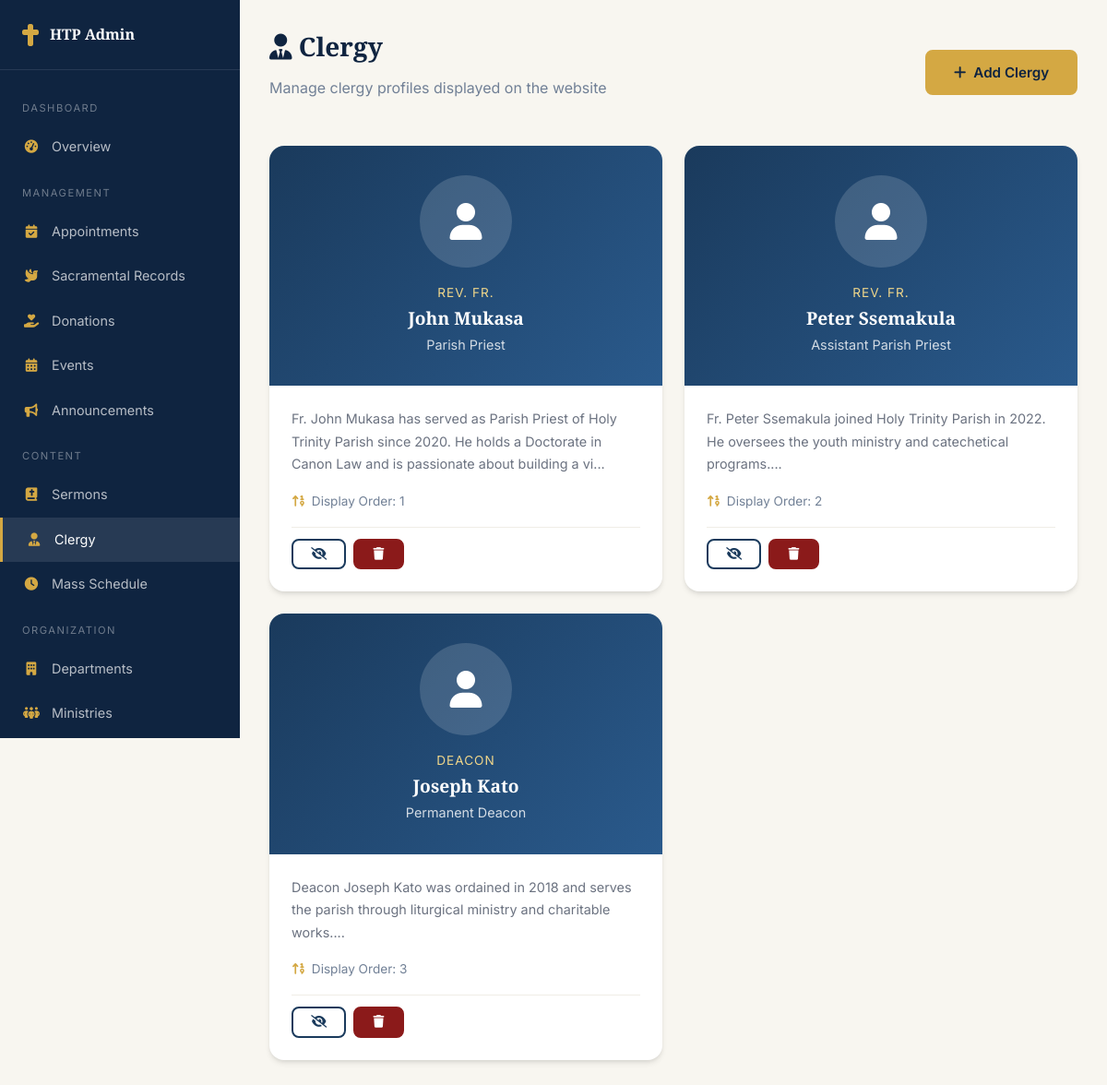
The app's page /admin/clergy.php (signed in), older data.
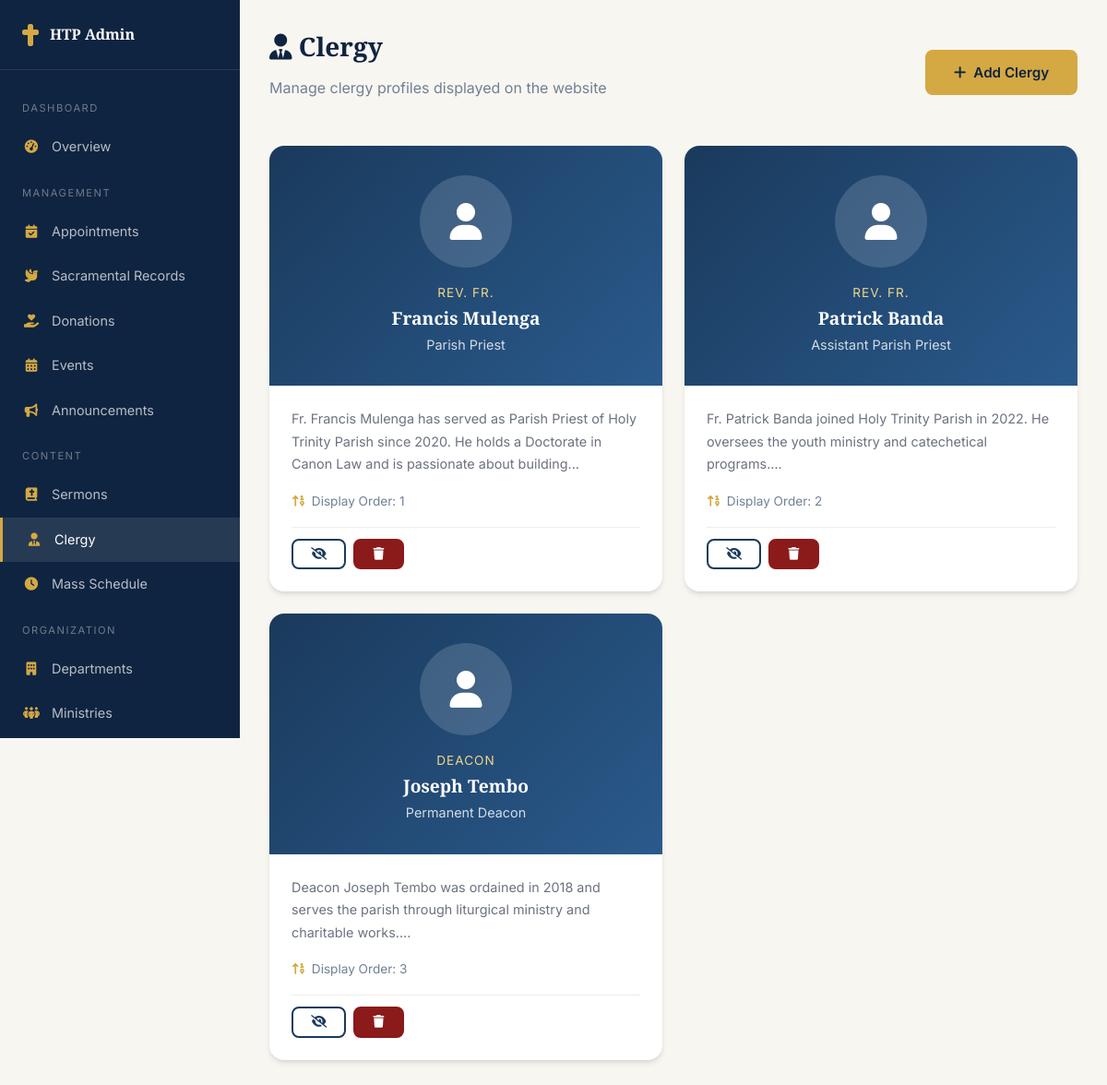
The same page, newer data.
### tables this page shows
CREATE TABLE clergy (
    id INT AUTO_INCREMENT PRIMARY KEY,
    user_id INT,
    title VARCHAR(50) NOT NULL,
    full_name VARCHAR(200) NOT NULL,
    position VARCHAR(150) NOT NULL,
    bio TEXT,
    photo VARCHAR(255),
    ordination_date DATE,
    appointment_date DATE,
    is_active TINYINT(1) DEFAULT 1,
    display_order INT DEFAULT 0,
    created_at TIMESTAMP DEFAULT CURRENT_TIMESTAMP,
    FOREIGN KEY (user_id) REFERENCES users(id) ON DELETE SET NULL
);

### config/database.php (called while the page is built, shortened)
<?php
class Database {
    private static $instance = null;
    private $connection;
    private function __construct() {
        try {
            $dsn = "mysql:host=" . DB_HOST . ";dbname=" . DB_NAME . ";charset=" . DB_CHARSET;
            $this->connection = new PDO($dsn, DB_USER, DB_PASS, [
                PDO::ATTR_ERRMODE => PDO::ERRMODE_EXCEPTION,
                PDO::ATTR_DEFAULT_FETCH_MODE => PDO::FETCH_ASSOC,
                PDO::ATTR_EMULATE_PREPARES => false,
            ]);
        } catch (PDOException $e) {
            error_log("Database connection failed: " . $e->getMessage());
            die("Database connection failed. Please try again later.");
        }
    }
    public static function getInstance() {
        if (self::$instance === null) {
            self::$instance = new self();
        }
        return self::$instance;
    }
    public function query($sql, $params = []) {
        $stmt = $this->connection->prepare($sql);
        $stmt->execute($params);
        return $stmt;
    }
    public function fetchAll($sql, $params = []) {
        return $this->query($sql, $params)->fetchAll();
    }
}

### config/app.php (called while the page is built, shortened)
<?php
require_once APP_ROOT . '/config/database.php';
function sanitize($input) {
    return htmlspecialchars(trim($input), ENT_QUOTES, 'UTF-8');
}

### admin/clergy.php (the view, shortened to what the changed rows need)
<?php
require_once __DIR__ . '/../config/app.php';
$db = Database::getInstance();
$clergyList = $db->fetchAll("SELECT * FROM clergy ORDER BY display_order ASC, full_name ASC");
?>
<!DOCTYPE html>
<html lang="en">
<head>
    <link rel="stylesheet" href="https://cdnjs.cloudflare.com/ajax/libs/font-awesome/6.5.1/css/all.min.css">
    <link rel="stylesheet" href="/holy-trinity/assets/css/style.css">
</head>
<body>
    <div class="dashboard-layout">
        <div class="dashboard-main">
            <div class="dashboard-header">
                <div>
                    <h1><i class="fas fa-user-tie"></i> Clergy</h1>
                </div>
            </div>
            <div style="display:grid; grid-template-columns:repeat(auto-fit, minmax(300px, 1fr)); gap:1.5rem;">
                <?php foreach ($clergyList as $c): ?>
                <div class="card" style="<?= !$c['is_active'] ? 'opacity:0.6;' : '' ?>">
                    <div style="background:linear-gradient(135deg, var(--primary), var(--primary-light)); padding:2rem; text-align:center; color:var(--white); position:relative;">
                        <?php if ($c['photo']): ?>
                            <img src="/holy-trinity/uploads/clergy/<?= sanitize($c['photo']) ?>" alt="<?= sanitize($c['full_name']) ?>" style="width:100px; height:100px; border-radius:50%; object-fit:cover; border:3px solid var(--gold); margin:0 auto;">
                        <?php else: ?>
                            <div style="width:100px; height:100px; border-radius:50%; background:rgba(255,255,255,0.15); display:flex; align-items:center; justify-content:center; margin:0 auto; font-size:2.5rem;">
                                <i class="fas fa-user"></i>
                            </div>
                        <?php endif; ?>
                        <div style="margin-top:1rem;">
                            <div style="color:var(--gold-light); font-size:0.85rem; text-transform:uppercase; letter-spacing:1px;"><?= sanitize($c['title']) ?></div>
                            <h3 style="color:var(--white); font-size:1.2rem; margin:0.25rem 0;"><?= sanitize($c['full_name']) ?></h3>
                            <div style="font-size:0.9rem; color:rgba(255,255,255,0.8);"><?= sanitize($c['position']) ?></div>
                        </div>
                    </div>
                    <div class="card-body">
                        <?php if ($c['bio']): ?>
                            <p style="font-size:0.9rem; color:var(--gray);"><?= sanitize(substr($c['bio'], 0, 150)) ?>...</p>
                        <?php endif; ?>
                        <div style="font-size:0.85rem; color:var(--text-light);">
                            <div><i class="fas fa-sort-numeric-up" style="color:var(--gold); width:18px;"></i> Display Order: <?= $c['display_order'] ?></div>
                        </div>
                        <div style="display:flex; gap:0.5rem; margin-top:1rem; padding-top:0.75rem; border-top:1px solid var(--light-gray);">
                            <form method="POST" style="display:inline;">
                                <button class="btn btn-sm btn-outline" title="<?= $c['is_active'] ? 'Deactivate' : 'Activate' ?>">
                                    <i class="fas fa-<?= $c['is_active'] ? 'eye-slash' : 'eye' ?>"></i>
                                </button>
                            </form>
                            <form method="POST" style="display:inline;" onsubmit="return confirm('Delete this clergy profile?')">
                                <button class="btn btn-sm btn-accent" title="Delete"><i class="fas fa-trash"></i></button>
                            </form>
                        </div>
                    </div>
                </div>
                <?php endforeach; ?>
            </div>
        </div>
    </div>
</body>
</html>

Row changes from the older to the newer data that the page shows:
changed clergy "Parish Priest": full_name "John Mukasa" → "Francis Mulenga"; bio "Fr. John Mukasa has served as Parish Priest of Holy Trinity Parish since 2020. He holds a Doctorate in Canon Law and is passionate about building a vi" → "Fr. Francis Mulenga has served as Parish Priest of Holy Trinity Parish since 2020. He holds a Doctorate in Canon Law and is passionate about building"
changed clergy "Assistant Parish Priest": full_name "Peter Ssemakula" → "Patrick Banda"; bio "Fr. Peter Ssemakula joined Holy Trinity Parish in 2022. He oversees the youth ministry and catechetical programs." → "Fr. Patrick Banda joined Holy Trinity Parish in 2022. He oversees the youth ministry and catechetical programs."
changed clergy "Permanent Deacon": full_name "Joseph Kato" → "Joseph Tembo"; bio "Deacon Joseph Kato was ordained in 2018 and serves the parish through liturgical ministry and charitable works." → "Deacon Joseph Tembo was ordained in 2018 and serves the parish through liturgical ministry and charitable works."
